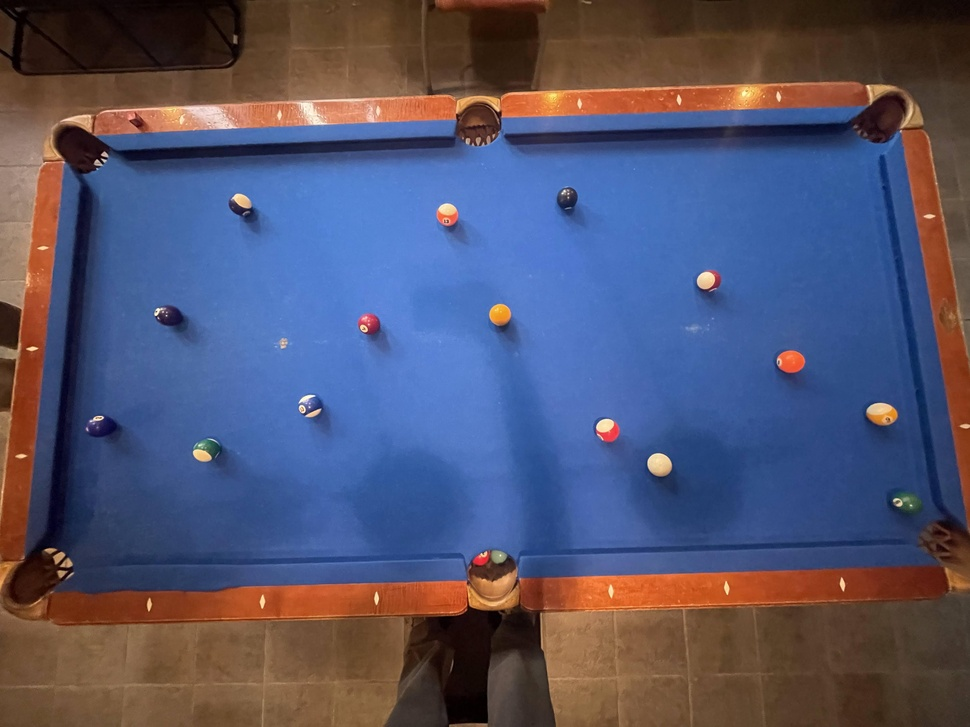
#> input picture eightball_vision/data/Photos/pool_table_14.jpg, 970 x 727 px, shrunk from 4032 x 3024 before the run, given in place of pool_table_14.png, which was not available
$ python pool_ball_detection.py
#> lines starting #> are read from the running program, lines starting #| are printed output that depends on the picture; after the words box and inside, x2 and y2 are one past the last pixel; in counts of white or black regions, pixels touching at a corner belong together; pictures that were not available may be replaced by others from this repository, and a replacement may not be noted
import cv2
import numpy as np
import os

# --- User configuration ---
num_balls_expected = 15   # set manually

def load_image(image_path: str) -> np.ndarray:
    if not os.path.exists(image_path):
        raise FileNotFoundError(f"Image not found: {image_path}")
    img = cv2.imread(image_path)
    if img is None:
        raise ValueError(f"Failed to read image: {image_path}")
    return img


def segment_non_blue_balls(bgr: np.ndarray) -> np.ndarray:
    hsv = cv2.cvtColor(bgr, cv2.COLOR_BGR2HSV)
    sample = hsv[::7, ::7, 0]
    hist = cv2.calcHist([sample.astype(np.uint8)], [0], None, [180], [0, 180])
    dominant_hue = int(np.argmax(hist))
    hue_margin = 12
    lower_felt = np.array([max(dominant_hue - hue_margin, 0), 40, 40])
    upper_felt = np.array([min(dominant_hue + hue_margin, 179), 255, 255])
    felt_mask = cv2.inRange(hsv, lower_felt, upper_felt)
    cv2.imwrite("debug_felt_mask.jpg", felt_mask)
    return felt_mask, dominant_hue


def find_ball_circles(mask: np.ndarray) -> list[tuple[int, int, int]]:
    h, w = mask.shape[:2]
    image_area = h * w
    min_area = image_area * 0.005
    max_area = image_area * 0.09

    contours, _ = cv2.findContours(mask, cv2.RETR_EXTERNAL, cv2.CHAIN_APPROX_SIMPLE)
    circles = []
    for cnt in contours:
        area = cv2.contourArea(cnt)
        if not (min_area < area < max_area):
            continue
        perimeter = max(cv2.arcLength(cnt, True), 1)
        circularity = 4 * np.pi * area / (perimeter * perimeter)
        if circularity < 0.26:
            continue
        (x, y), r = cv2.minEnclosingCircle(cnt)
        if r < 5 or r > 90:
            continue
        circles.append((int(x), int(y), int(r)))
    return circles


def preprocess_lighting(bgr: np.ndarray) -> np.ndarray:
    lab = cv2.cvtColor(bgr, cv2.COLOR_BGR2LAB)
    l, a, b = cv2.split(lab)
    clahe = cv2.createCLAHE(clipLimit=2.0, tileGridSize=(8, 8))
    l_eq = clahe.apply(l)
    lab_eq = cv2.merge((l_eq, a, b))
    return cv2.cvtColor(lab_eq, cv2.COLOR_LAB2BGR)


def recover_dark_balls_with_hough(img_bgr: np.ndarray, dominant_hue: int,
                                  existing: list[tuple[int,int,int]]) -> list[tuple[int,int,int]]:
    hsv = cv2.cvtColor(img_bgr, cv2.COLOR_BGR2HSV)
    h, s, v = cv2.split(hsv)
    gray = cv2.cvtColor(img_bgr, cv2.COLOR_BGR2GRAY)

    dark = cv2.inRange(v, 0, 80)
    felt = cv2.inRange(hsv,
                       (max(dominant_hue - 12, 0), 30, 40),
                       (min(dominant_hue + 12, 179), 255, 255))
    roi = cv2.bitwise_and(dark, cv2.bitwise_not(felt))
    kernel = cv2.getStructuringElement(cv2.MORPH_ELLIPSE, (5, 5))
    roi = cv2.morphologyEx(roi, cv2.MORPH_CLOSE, kernel, iterations=2)

    g = gray.copy()
    g[roi == 0] = 0
    g = cv2.medianBlur(g, 5)

    circles = cv2.HoughCircles(
        g, cv2.HOUGH_GRADIENT,
        dp=1.2, minDist=38,
        param1=80, param2=14,
        minRadius=12, maxRadius=40
    )

    extra = []
    if circles is not None:
        for (x, y, r) in np.uint16(np.around(circles))[0]:
            keep = True
            for (x0, y0, r0) in existing:
                if (x - x0)**2 + (y - y0)**2 < (0.6 * max(r, r0))**2:
                    keep = False
                    break
            if keep:
                extra.append((int(x), int(y), int(r)))

    cv2.imwrite("debug_dark_roi.jpg", roi)
    return extra


def detect_balls(image_path: str):
    img = load_image(image_path)
#> in load_image, img is the input picture: shape (727, 970, 3); mean B, G, R 108, 83.7, 83.9
    img = preprocess_lighting(img)
    mask, dominant_hue = segment_non_blue_balls(img)
#> in segment_non_blue_balls, `sample = hsv[::7, ::7, 0]`:
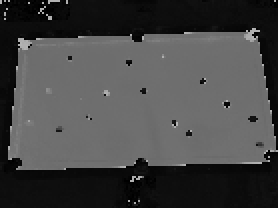
#> sample: shape (104, 139) (shown 2 times larger); min 0, max 179, mean 69.2
#> in segment_non_blue_balls, `hist = cv2.calcHist([sample.astype(np.uint8)], [0], None, [180], [0, 1..`: hist = 180 values, max 2891 at index 110, min 0 at index 25, mean 80.31
#> in segment_non_blue_balls, `dominant_hue = int(np.argmax(hist))`: dominant_hue = 110
#> in segment_non_blue_balls, `lower_felt = np.array([max(dominant_hue - hue_margin, 0), 40, 40])`: lower_felt = [98, 40, 40]
#> in segment_non_blue_balls, `upper_felt = np.array([min(dominant_hue + hue_margin, 179), 255, 255])`: upper_felt = [122, 255, 255]
#> in segment_non_blue_balls, `felt_mask = cv2.inRange(hsv, lower_felt, upper_felt)`:
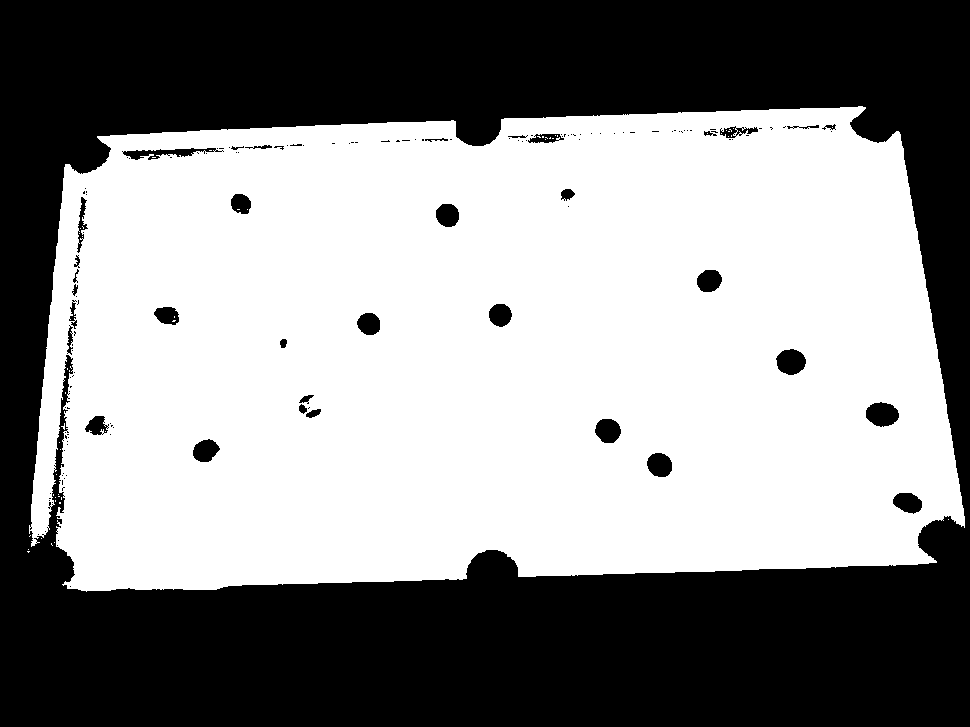
#> felt_mask: shape (727, 970); 55.2% white; 139 black regions (104 under 20 px)
#> dominant_hue = 110
    cv2.imwrite("detected_balls_step1_mask.jpg", mask)

    # label origin = "segment"
    circles_segment = [(x, y, r, "segment") for (x, y, r) in find_ball_circles(mask)]
#> in find_ball_circles, `contours, _ = cv2.findContours(mask, cv2.RETR_EXTERNAL, cv2.CHAIN_APPR..`: contours = 23 contours, 22 with area under 20; largest, box (x1, y1, x2, y2) and area: (29, 106, 965, 592) 395826
#> the loop in find_ball_circles, `for cnt in contours:` made 23 passes
#> area on pass 23: 395826.5
#> after the loop in find_ball_circles, `for cnt in contours:`: circles = []
#> circles_segment = []
    circles_dark = [(x, y, r, "dark_hough") for (x, y, r) in recover_dark_balls_with_hough(img, dominant_hue, circles_segment)]
#> in recover_dark_balls_with_hough, `h, s, v = cv2.split(hsv)`:
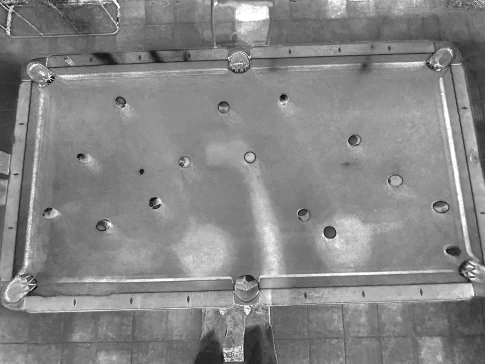
#> s: shape (727, 970) (shown at 1/2 size); min 0, max 255, mean 133.4
#> in recover_dark_balls_with_hough, `h, s, v = cv2.split(hsv)`:
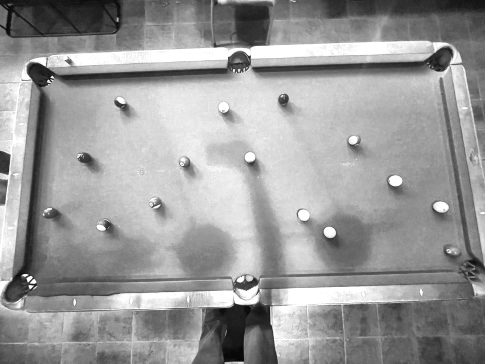
#> v: shape (727, 970) (shown at 1/2 size); min 2, max 255, mean 154
#> in recover_dark_balls_with_hough, `g[roi == 0] = 0`:
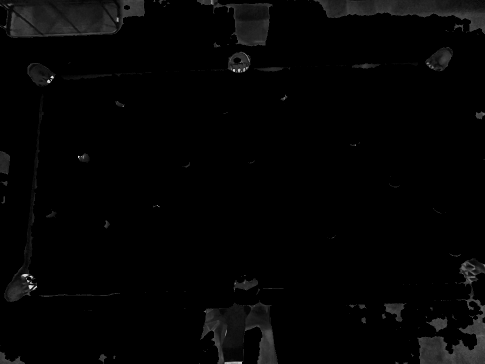
#> g: shape (727, 970) (shown at 1/2 size); min 0, max 252, mean 4.2
#> in recover_dark_balls_with_hough, `circles = cv2.HoughCircles( g, cv2.HOUGH_GRADIENT, dp=1.2, minDist=38,..`: circles = 27 rows, first 8: [479.4, 123, 20.16], [941.4, 540.6, 21.12], [83.4, 144.6, 25.8], [23.4, 573, 28.68], [207, 37.8, 37.92], [876.6, 114.6, 26.52], [33, 53.4, 24.12], [432.6, 47.4, 39.24]
#> the loop in recover_dark_balls_with_hough, `for (x, y, r) in np.uint16(np.around(circles))[0]:` made 27 passes
#> (x, y, r) on passes 1 to 8: (479, 123, 20), (941, 541, 21), (83, 145, 26), (23, 573, 29), (207, 38, 38), (877, 115, 27), (33, 53, 24), (433, 47, 39)
#> after the loop in recover_dark_balls_with_hough, `for (x, y, r) in np.uint16(np.around(circles))[0]:`: extra = 27 items, first 6: (479, 123, 20), (941, 541, 21), (83, 145, 26), (23, 573, 29), (207, 38, 38), (877, 115, 27)
#> circles_dark = 27 items, first 6: (479, 123, 20, 'dark_hough'), (941, 541, 21, 'dark_hough'), (83, 145, 26, 'dark_hough'), (23, 573, 29, 'dark_hough'), (207, 38, 38, 'dark_hough'), (877, 115, 27, 'dark_hough')

    circles = circles_segment + circles_dark
#> circles has the same summary as circles_dark

    output = img.copy()
    for (x, y, r, src) in circles:
        color = (0, 255, 0) if src == "segment" else (0, 165, 255)
        cv2.circle(output, (x, y), r, color, 2)
        cv2.putText(output, src, (x - r, y - r - 5),
                    cv2.FONT_HERSHEY_SIMPLEX, 0.4, color, 1, cv2.LINE_AA)
#> this loop made 27 passes
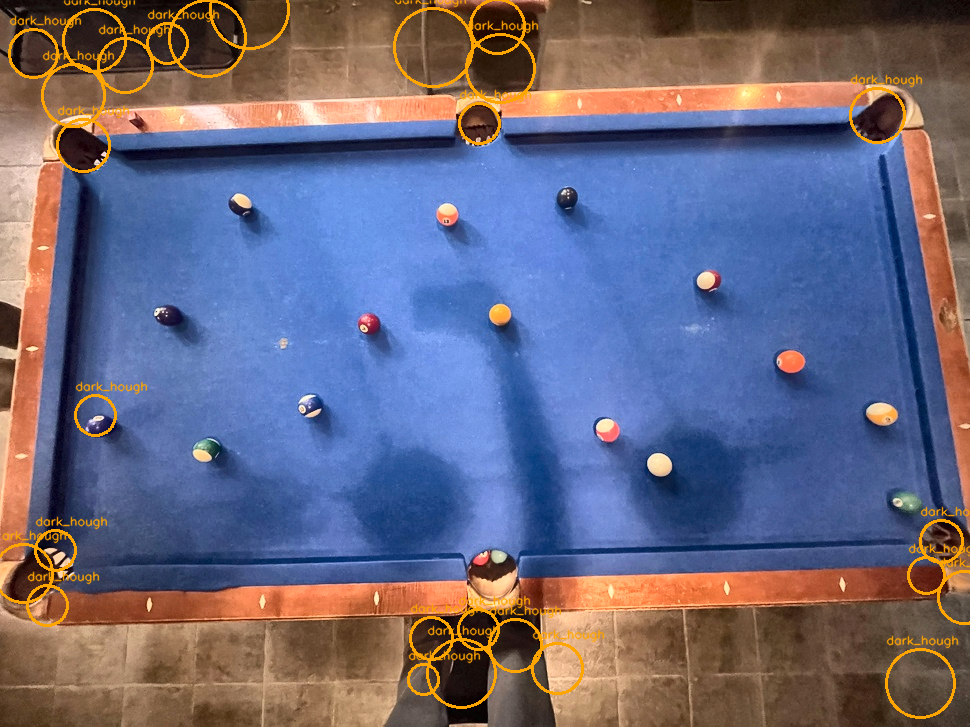
#> output: shape (727, 970, 3); mean B, G, R 124.2, 103.5, 106.5

    cv2.imwrite("detected_balls_step1.jpg", output)
    print(f"Detected {len(circles)} balls (expected {num_balls_expected}).")
#| Detected 27 balls (expected 15).
    print(f"Segment: {len(circles_segment)}, Dark-Hough: {len(circles_dark)}")
#| Segment: 0, Dark-Hough: 27


if __name__ == "__main__":
    detect_balls("data/photos/pool_table_14.png")

$ run again, with eightball_vision/data/Photos/pool_table_1.jpg copied over eightball_vision/data/Photos/pool_table_14.jpg
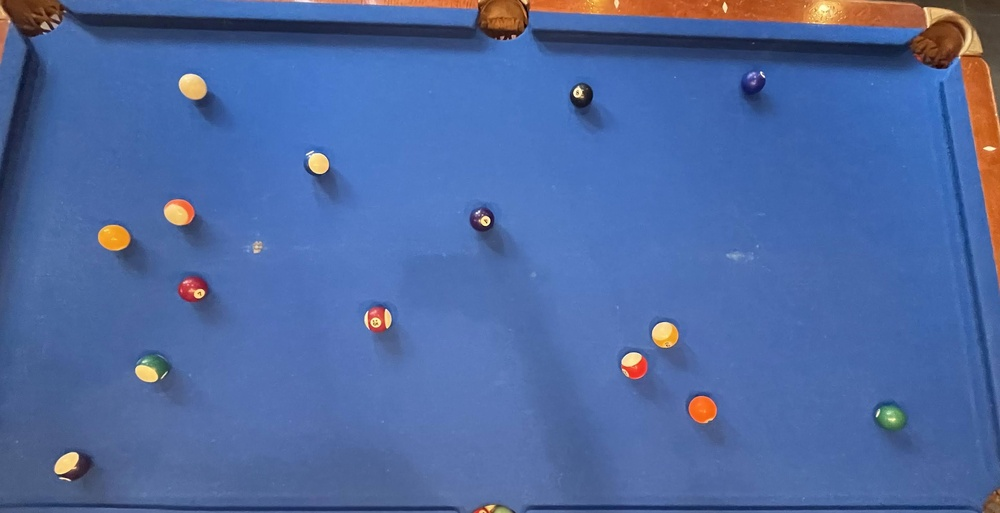
#> input picture eightball_vision/data/Photos/pool_table_1.jpg, 1000 x 513 px, shrunk from 3091 x 1587 before the run, given in place of pool_table_14.png, which was not available
#> in load_image, img is the input picture: shape (513, 1000, 3); mean B, G, R 160.9, 105.1, 78.4
#> lab: shape (513, 1000, 3); mean of channels 0, 1, 2 114.7, 136.2, 95.4
#> lab_eq: shape (513, 1000, 3); mean of channels 0, 1, 2 126.8, 136.2, 95.4
#> hsv: shape (513, 1000, 3); mean H, S, V 105.2, 135, 180
#> hist = 180 values, max 4018 at index 110, min 0 at index 25, mean 58.79
#> in segment_non_blue_balls, `dominant_hue = int(np.argmax(hist))`: dominant_hue = 110
#> lower_felt = [98, 40, 40]
#> upper_felt = [122, 255, 255]
#> in segment_non_blue_balls, `felt_mask = cv2.inRange(hsv, lower_felt, upper_felt)`:
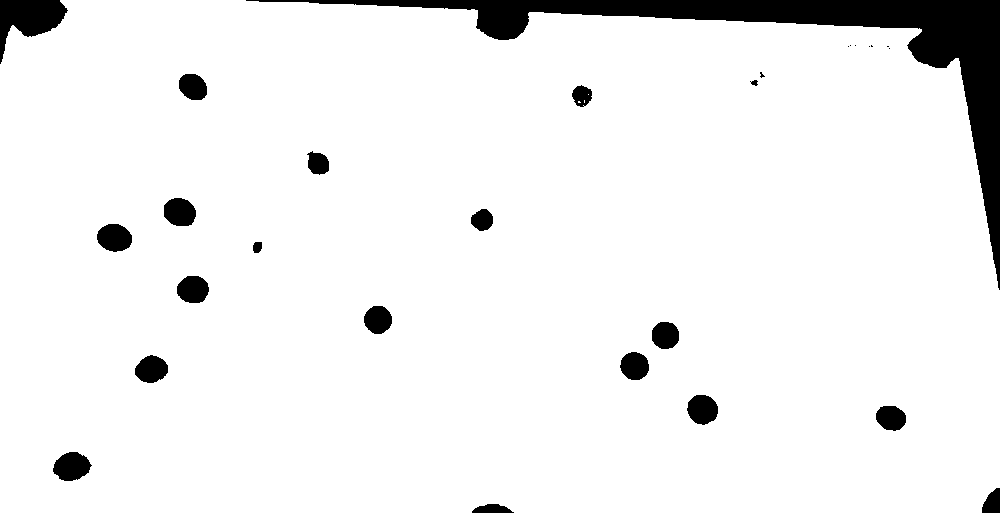
#> felt_mask: shape (513, 1000); 93.7% white; 28 black regions (8 under 20 px)
#> in detect_balls, `mask, dominant_hue = segment_non_blue_balls(img)`: dominant_hue = 110
#> contours = 1 contour; box (x1, y1, x2, y2) and area: (0, 0, 1000, 513) 487752
#> the loop in find_ball_circles, `for cnt in contours:` made 1 pass
#> area on pass 1: 487751.5
#> after the loop in find_ball_circles, `for cnt in contours:`: circles = []
#> dark: shape (513, 1000); 3.2% white; 210 white regions (179 under 20 px), largest, box (x1, y1, x2, y2) and area: (60, 4, 523, 40) 5033, (533, 30, 926, 62) 4853, (0, 47, 39, 245) 1978
#> felt: shape (513, 1000); 93.7% white; 28 black regions (8 under 20 px), largest, box (x1, y1, x2, y2) and area: (246, 0, 1000, 290) 21007, (0, 0, 68, 63) 2125, (53, 452, 92, 481) 808
#> in recover_dark_balls_with_hough, `circles = cv2.HoughCircles( g, cv2.HOUGH_GRADIENT, dp=1.2, minDist=38,..`: circles = [[937.8, 35.4, 31.2], [29.4, 4.2, 24.48], [496.2, 9, 20.28], [577.8, 94.2, 13.44], [61.8, 453, 21.48]]
#> the loop in recover_dark_balls_with_hough, `for (x, y, r) in np.uint16(np.around(circles))[0]:` made 5 passes
#> (x, y, r) on passes 1 to 5: (938, 35, 31), (29, 4, 24), (496, 9, 20), (578, 94, 13), (62, 453, 21)
#> after the loop in recover_dark_balls_with_hough, `for (x, y, r) in np.uint16(np.around(circles))[0]:`: extra = [(938, 35, 31), (29, 4, 24), (496, 9, 20), (578, 94, 13), (62, 453, 21)]
#> circles_dark = [(938, 35, 31, 'dark_hough'), (29, 4, 24, 'dark_hough'), (496, 9, 20, 'dark_hough'), (578, 94, 13, 'dark_hough'), (62, 453, 21, 'dark_hough')]
#> in detect_balls, `circles = circles_segment + circles_dark`: circles has the same summary as circles_dark
#> the loop in detect_balls, `for (x, y, r, src) in circles:` made 5 passes
#> after the loop in detect_balls, `for (x, y, r, src) in circles:`:
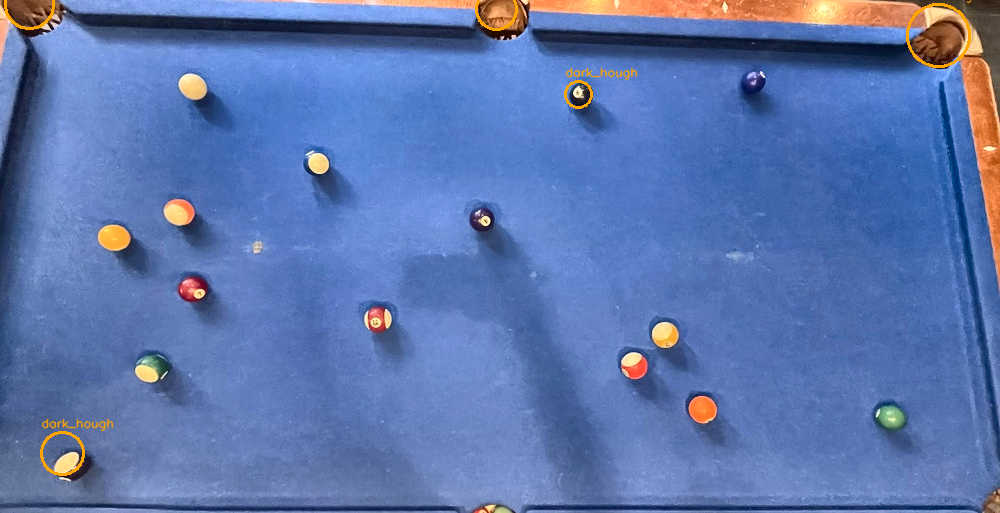
#> output: shape (513, 1000, 3); mean B, G, R 173.4, 117.5, 92.3
#| Detected 5 balls (expected 15).
#| Segment: 0, Dark-Hough: 5
